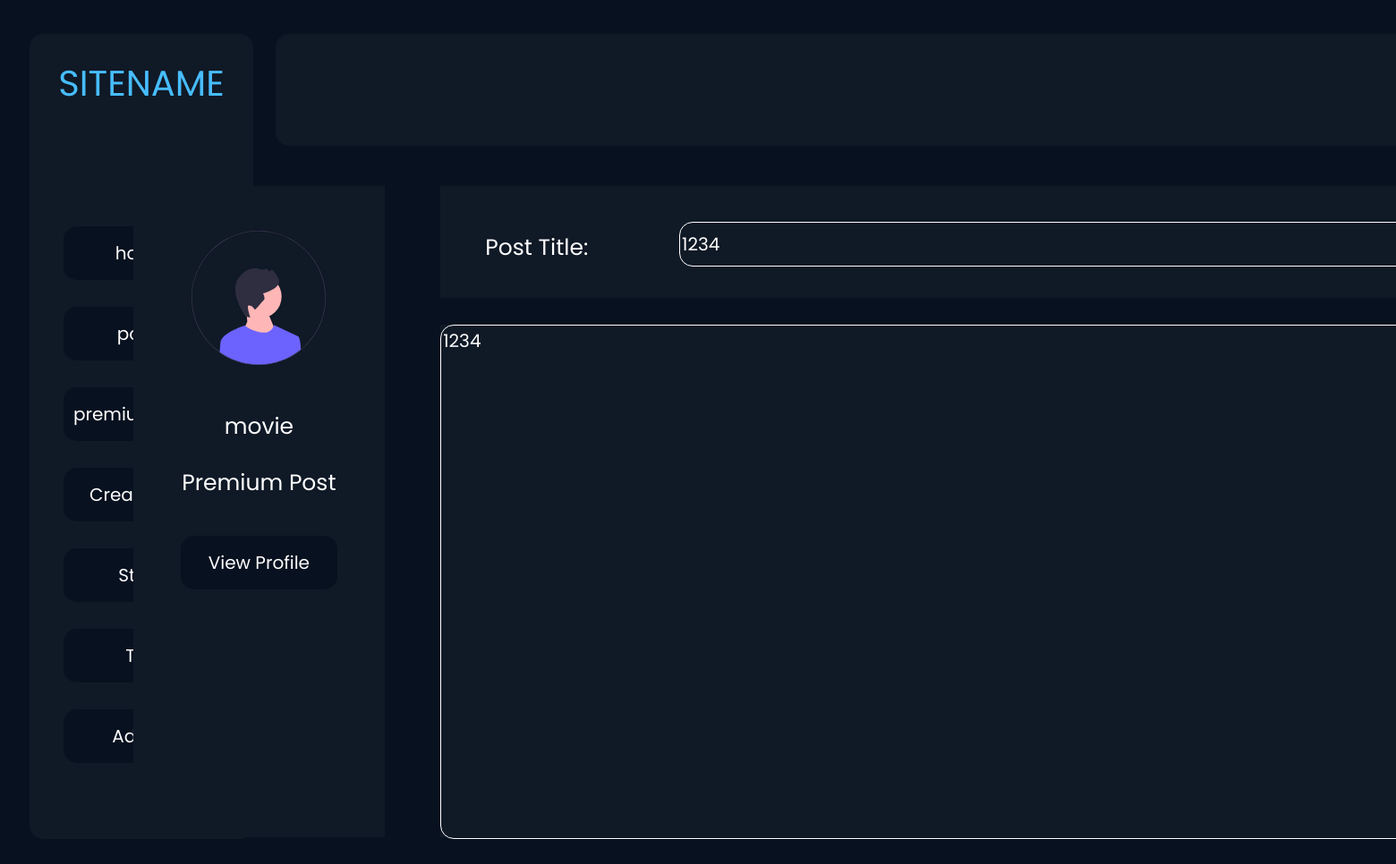
/view_posts.php?id=4 (signed in), run on the app's committed database.
### tables this page shows
CREATE TABLE `settings` (
  `id` int(11) NOT NULL,
  `sitename` varchar(255) NOT NULL,
  `siteurl` varchar(255) NOT NULL,
  `sitelogo` varchar(255) NOT NULL,
  `maintenance` int(11) NOT NULL
);

CREATE TABLE `posts` (
  `id` int(11) NOT NULL,
  `post-name` varchar(255) NOT NULL,
  `post-content` text NOT NULL,
  `posted-user` varchar(255) NOT NULL,
  `user-id` int(11) NOT NULL,
  `premium` int(11) NOT NULL
);

### view_posts.php (the view, shortened to what this page needs)
<?php
require 'configuration/config.php';
require 'configuration/functions.php';
if(isset($_SESSION['user'])){
?>
<html>
    <head>
        <link rel="stylesheet" href="assets/css/view.css">
    </head>
    <body>
        <div class="header">
            <p class="another-title-top header-title"><?php sitename(); ?></p>
            <div class="header-buttons">
                <a class="header-button" href="home">
                    <button>home</button>
                </a>
                <a class="header-button" href="posts">
                    <button>posts</button>
                </a>
                <a class="header-button" href="premium">
                    <button>premium posts</button>
                </a>
                <a class="header-button" href="create">
                    <button>Create Post</button>
                </a>
                <a class="header-button" href="shop">
                    <button>Store</button>
                </a>
                <a class="header-button" href="tos">
                    <button>ToS</button>
                </a>
                <?php
                $sql = "SELECT role FROM users WHERE username = '".$_SESSION['user']."'";
                $result = mysqli_query($conn, $sql);
                if(mysqli_num_rows($result)){
                    $adminbtn = mysqli_fetch_assoc($result);
                    $admin_button = $adminbtn['role'];
                    if($admin_button == "admin"){
                        echo '<a class="header-button" href="admin/index"><button>Admin</button></a>';
                    }
                }
                ?>
            </div>
            <div class="top-header">
            </div>
        </div>
        <div class="content">
                <?php
                if(isset($_GET['id']) && is_numeric($_GET['id'])){
                    $sql = "SELECT * FROM posts WHERE id = ".$_GET['id']."";
                    $result = mysqli_query($conn, $sql);
                    if(isset($result) > 0){
                        while($showpost = mysqli_fetch_assoc($result)){?>
                        <div class="profile">
                            <img src="assets/img/profile/undraw_male_avatar_re_nyu5.svg" alt="" class="post-profile">
                            <div class="post-profile-information">
                                <p class="post-profile-info"><?php echo $showpost['posted-user']; ?></p>
                                <p class="post-profile-info"><?php if($showpost['premium'] = '0'){
                                    echo "Not a Premium Post";
                                }else{
                                    echo "Premium Post";
                                } ?></p>
                                <a href="view_profile.php?id=<?php echo $showpost['user-id']; ?>">
                                    <button class="post-profile-view">View Profile</button>
                                </a>
                            </div>
                        </div>
                        <div class="post-title-div">
                            <p class="post-title-label">Post Title:</p>
                            <input type="text" name="post-title" class="post-title" value="<?php echo $showpost['post-name']?>" readonly>
                        </div>
                        <div class="post-description">
                            <textarea name="post-content" readonly class="post-content" id="" cols="30" rows="10"><?php echo $showpost['post-content']; ?></textarea>
                        </div>
                    <?php
                    }
                    }
                }else{
                    header("Location: posts");
                }
                ?>
        </div>
    </body>
</html>
<?php
}else{
    header("Location: login");
}
?>

### configuration/functions.php (shortened to what this page needs)
<?php
function sitename() {
    require 'configuration/config.php';
    $sql = "SELECT sitename FROM settings LIMIT 1";
    $result = mysqli_query($conn, $sql);
    if(mysqli_num_rows($result) > 0){
        while($siteinfo = mysqli_fetch_assoc($result)){
            echo $siteinfo['sitename'];
        }
    }
}
?>

### assets/css/view.css (style rules this page uses)
body { background-color:#08111f; color:white; overflow-x:hidden; overflow-y:hidden; }
.another-title-top { color:#47bdff; font-family: 'Poppins', sans-serif; }
.header { position:relative; width:250px; height:900px; top:30px; background-color:#101926; left:25px; border-radius:15px; }
.top-header { height:125px; width:1570px; background-color:#101926; border-radius:15px; position:absolute; text-align:center; margin:auto; bottom:775px; left:275px; }
.header-title { position:relative; text-align:center; top:25px; font-size:40px; }
button { width:175px; height:60px; background-color:#08111f; color:white; border:none; border-radius:15px; font-family: 'Poppins', sans-serif; font-size:20px; margin:15px; cursor:pointer; }
.header-buttons { position:relative; text-align:center; }
.header-button { position:relative; top:100px; }
.content { width:1560px; height:730px; background-color:transparent; position:relative; text-align:center; margin:auto; bottom:700px; left:141px; }
.post-title-div { width:78%; height:125px; background-color:#101926; position:relative; top:0px; float:right; }
.post-description { width:78%; height:573px; background-color:#101926; position:relative; top:30px; float:right; }
.post-title { position:relative; margin:auto; width:900px; height:50px; top:40px; float:right; right:50px; background-color:transparent; border:1px solid white; border-radius:15px; color:white; font-family:'Poppins', sans-serif; font-size:20px; }
.post-content { position:relative; margin:auto; width:100%; height:575px; background-color:transparent; border:1px solid white; border-radius:15px; color:white; font-family:'Poppins', sans-serif; font-size:20px; resize: none; }
.profile { width:18%; height:728px; background-color:#101926; position:absolute; float:left; }
.post-profile { width:150px; position:relative; top:50px; }
.post-profile-info { font-size:25px; font-family:'Poppins', sans-serif; }
.post-profile-information { position:relative; top:75px; margin:5px; }
.post-title-label { float:left; position:relative; top:25px; font-size:25px; font-family:'Poppins', sans-serif; left:50px; }

### data on the page
settings: sitename "SITENAME"
posts: value "movie", post-title "1234", post-content "1234"
